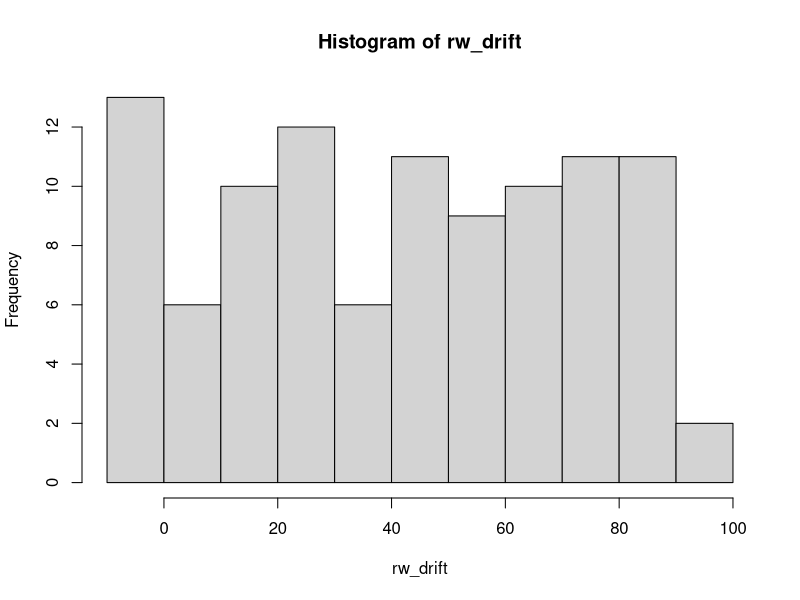
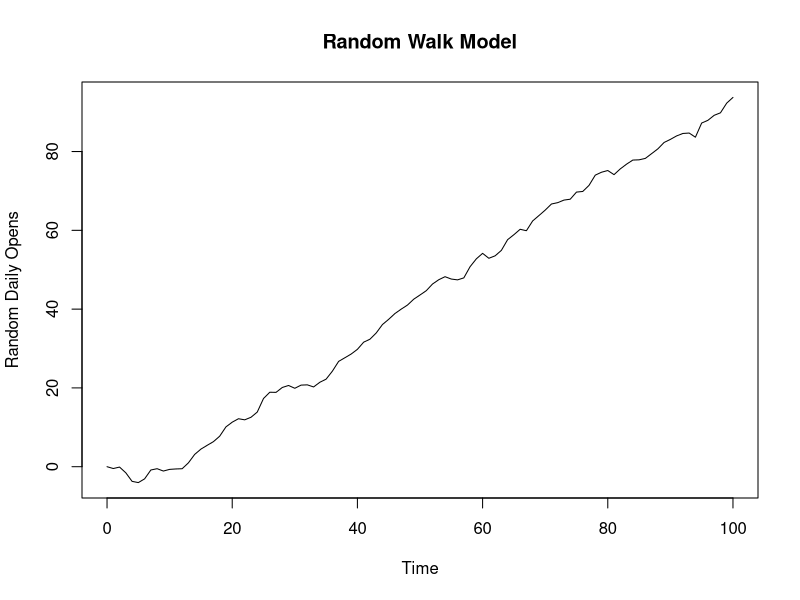
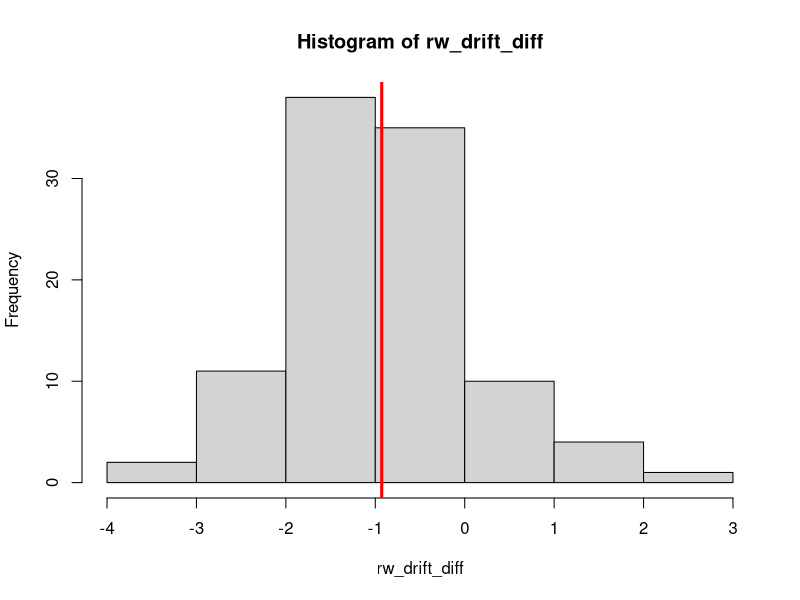
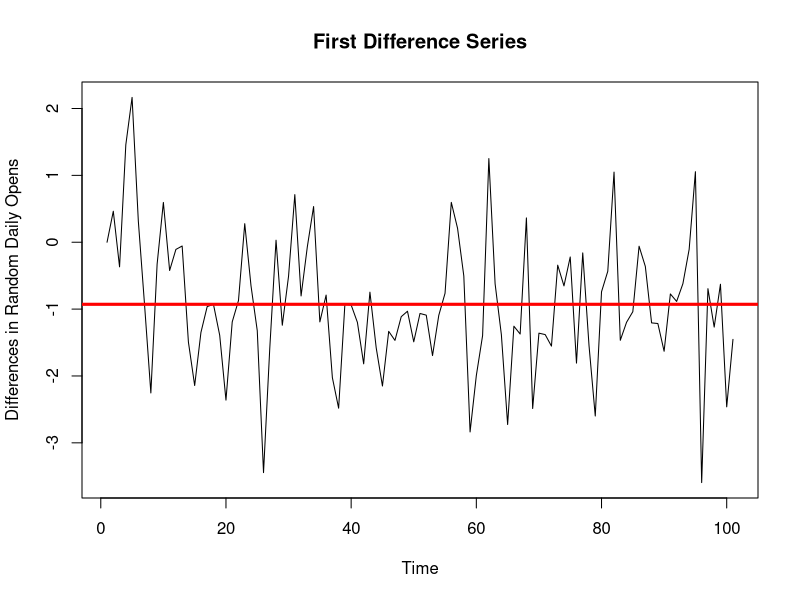

These charts were generated, in order, by the following R code:
## ---- chunk 1
knitr::opts_chunk$set(echo = TRUE)
## ---- chunk 2
# Generate a RW model with a drift using arima.sim
rw_drift <- arima.sim(model = list(order = c(0,1,0)), n = 100, mean = 1)
# include drift...
# Plot rw_drift
hist(rw_drift)
plot(rw_drift, type = "l", xlab = "Time", ylab = "Random Daily Opens", main = "Random Walk Model")
# Calculate the first difference series rw_drift_diff <-
N <- length(rw_drift); rw_drift_diff <- numeric(N)
for (i in 2:length(rw_drift)){
  rw_drift_diff[i] <- rw_drift[i-1] - rw_drift[i]
}
#Mean of the First Difference Series
mean(rw_drift_diff) #-0.8159029

#Plot a histogram of the values and draw th mean using abline
hist(rw_drift_diff); abline(v = mean(rw_drift_diff), col = "red", lwd = 3)

#Plot the values of the time seriese and draw the mean using abline - and we get a constant mean!
plot(rw_drift_diff, type = "l", xlab = "Time", ylab = "Differences in Random Daily Opens",
     main = "First Difference Series"); abline(h = mean(rw_drift_diff), col = "red", lwd = 3)
